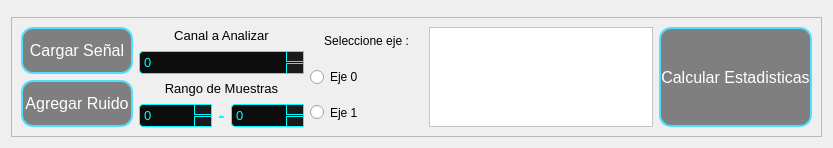
         <widget class="QWidget" name="vent_senales">
          <layout class="QGridLayout" name="gridLayout_2" rowstretch="4,1">
           <item row="0" column="0">
            <widget class="QFrame" name="frame">
             <property name="sizePolicy">
              <sizepolicy hsizetype="Expanding" vsizetype="Expanding">
               <horstretch>0</horstretch>
               <verstretch>0</verstretch>
              </sizepolicy>
             </property>
             <property name="styleSheet">
              <string notr="true">QFrame {
    border: 2px solid #00FFFF; /* Color cian tipo biomédico */
    border-radius: 5px;
}</string>
             </property>
             <property name="frameShape">
              <enum>QFrame::StyledPanel</enum>
             </property>
             <property name="frameShadow">
              <enum>QFrame::Raised</enum>
             </property>
             <widget class="QWidget" name="widget_3" native="true">
              <property name="geometry">
               <rect>
                <x>11</x>
                <y>11</y>
                <width>1880</width>
                <height>761</height>
               </rect>
              </property>
              <property name="sizePolicy">
               <sizepolicy hsizetype="Expanding" vsizetype="Expanding">
                <horstretch>0</horstretch>
                <verstretch>0</verstretch>
               </sizepolicy>
              </property>
              <property name="font">
               <font>
                <family>Arial</family>
                <pointsize>10</pointsize>
               </font>
              </property>
              <property name="styleSheet">
               <string notr="true"/>
              </property>
             </widget>
            </widget>
           </item>
           <item row="1" column="0">
            <widget class="QFrame" name="frame_2">
             <property name="sizePolicy">
              <sizepolicy hsizetype="Expanding" vsizetype="Expanding">
               <horstretch>0</horstretch>
               <verstretch>0</verstretch>
              </sizepolicy>
             </property>
             <property name="maximumSize">
              <size>
               <width>15000</width>
               <height>15000</height>
              </size>
             </property>
             <property name="frameShape">
              <enum>QFrame::StyledPanel</enum>
             </property>
             <property name="frameShadow">
              <enum>QFrame::Raised</enum>
             </property>
             <layout class="QGridLayout" name="gridLayout_4">
              <item row="0" column="0">
<layout class="QHBoxLayout" name="horizontalLayout_2" stretch="1,1,1,2,1">
                <item>
                 <layout class="QVBoxLayout" name="verticalLayout_2">
                  <item>
                   <widget class="QPushButton" name="btn_cargar_senal">
                    <property name="sizePolicy">
                     <sizepolicy hsizetype="Expanding" vsizetype="Expanding">
                      <horstretch>0</horstretch>
                      <verstretch>0</verstretch>
                     </sizepolicy>
                    </property>
                    <property name="font">
                     <font>
                      <family>Arial</family>
                      <pointsize>12</pointsize>
                     </font>
                    </property>
                    <property name="cursor">
                     <cursorShape>PointingHandCursor</cursorShape>
                    </property>
                    <property name="styleSheet">
                     <string notr="true">QPushButton{
    background-color: rgba(0,0,0,120);
    color: white;
    border: 2px solid #4fdfff;
    border-radius: 12px;
    font-size: 12pt;
}
QPushButton:hover {
    background-color: rgba(0, 212, 255, 0.3);
    border: 2px solid #ffffff; 
}
QPushButton:pressed {
    background-color: #00d4ff; 
    color: black;
}</string>
                    </property>
                    <property name="text">
                     <string>Cargar Señal</string>
                    </property>
                   </widget>
                  </item>
                  <item>
                   <widget class="QPushButton" name="btn_agregar_ruido">
                    <property name="sizePolicy">
                     <sizepolicy hsizetype="Expanding" vsizetype="Expanding">
                      <horstretch>0</horstretch>
                      <verstretch>0</verstretch>
                     </sizepolicy>
                    </property>
                    <property name="font">
                     <font>
                      <family>Arial</family>
                      <pointsize>12</pointsize>
                     </font>
                    </property>
                    <property name="cursor">
                     <cursorShape>PointingHandCursor</cursorShape>
                    </property>
                    <property name="styleSheet">
                     <string notr="true">QPushButton{
    background-color: rgba(0,0,0,120);
    color: white;
    border: 2px solid #4fdfff;
    border-radius: 12px;
    font-size: 12pt;
}
QPushButton:hover {
    background-color: rgba(0, 212, 255, 0.3);
    border: 2px solid #ffffff; 
}
QPushButton:pressed {
    background-color: #00d4ff; 
    color: black;
}</string>
                    </property>
                    <property name="text">
                     <string>Agregar Ruido</string>
                    </property>
                   </widget>
                  </item>
                 </layout>
                </item>
                <item>
                 <layout class="QVBoxLayout" name="verticalLayout_3">
                  <item>
                   <widget class="QLabel" name="lbl_seleccion_canal">
                    <property name="sizePolicy">
                     <sizepolicy hsizetype="Expanding" vsizetype="Expanding">
                      <horstretch>0</horstretch>
                      <verstretch>0</verstretch>
                     </sizepolicy>
                    </property>
                    <property name="font">
                     <font>
                      <family>Arial</family>
                      <pointsize>10</pointsize>
                     </font>
                    </property>
                    <property name="text">
                     <string>&lt;html&gt;&lt;head/&gt;&lt;body&gt;&lt;p align=&quot;center&quot;&gt;Canal a Analizar&lt;/p&gt;&lt;/body&gt;&lt;/html&gt;</string>
                    </property>
                   </widget>
                  </item>
                  <item>
                   <widget class="QSpinBox" name="spin_canal">
                    <property name="sizePolicy">
                     <sizepolicy hsizetype="Expanding" vsizetype="Expanding">
                      <horstretch>0</horstretch>
                      <verstretch>0</verstretch>
                     </sizepolicy>
                    </property>
                    <property name="font">
                     <font>
                      <family>Arial</family>
                      <pointsize>10</pointsize>
                     </font>
                    </property>
                    <property name="styleSheet">
                     <string notr="true">QSpinBox {
    background-color: #0d0d0d;
    border: 1px solid #00FFFF;
    color: #00FFFF;
    border-radius: 4px;
    padding: 2px;
    selection-background-color: #00FFFF;
    selection-color: #000000;
}
QSpinBox::up-button {
    background-color: #1a1a1a;
    border: 1px solid #00FFFF;
    subcontrol-origin: border;
    subcontrol-position: top right;
    width: 16px;
}
QSpinBox::down-button {
    background-color: #1a1a1a;
    border: 1px solid #00FFFF;
    subcontrol-origin: border;
    subcontrol-position: bottom right;
    width: 16px;
}</string>
                    </property>
                    <property name="maximum">
                     <number>12</number>
                    </property>
                   </widget>
                  </item>
                  <item>
                   <widget class="QLabel" name="lbl_rango_muestras">
                    <property name="sizePolicy">
                     <sizepolicy hsizetype="Expanding" vsizetype="Expanding">
                      <horstretch>0</horstretch>
                      <verstretch>0</verstretch>
                     </sizepolicy>
                    </property>
                    <property name="font">
                     <font>
                      <family>Arial</family>
                      <pointsize>10</pointsize>
                     </font>
                    </property>
                    <property name="text">
                     <string>&lt;html&gt;&lt;head/&gt;&lt;body&gt;&lt;p align=&quot;center&quot;&gt;Rango de Muestras&lt;/p&gt;&lt;/body&gt;&lt;/html&gt;</string>
                    </property>
                   </widget>
                  </item>
                  <item>
                   <layout class="QHBoxLayout" name="horizontalLayout_rango_muestras">
                    <item>
                     <widget class="QSpinBox" name="spin_muestra_inicio">
                      <property name="sizePolicy">
                       <sizepolicy hsizetype="Expanding" vsizetype="Expanding">
                        <horstretch>0</horstretch>
                        <verstretch>0</verstretch>
                       </sizepolicy>
                      </property>
                      <property name="font">
                       <font>
                        <family>Arial</family>
                        <pointsize>10</pointsize>
                       </font>
                      </property>
                      <property name="styleSheet">
                       <string notr="true">QSpinBox {
    background-color: #0d0d0d;
    border: 1px solid #00FFFF;
    color: #00FFFF;
    border-radius: 4px;
    padding: 2px;
    selection-background-color: #00FFFF;
    selection-color: #000000;
}
QSpinBox::up-button {
    background-color: #1a1a1a;
    border: 1px solid #00FFFF;
    subcontrol-origin: border;
    subcontrol-position: top right;
    width: 16px;
}
QSpinBox::down-button {
    background-color: #1a1a1a;
    border: 1px solid #00FFFF;
    subcontrol-origin: border;
    subcontrol-position: bottom right;
    width: 16px;
}</string>
                      </property>
                      <property name="maximum">
                       <number>9999999</number>
                      </property>
                     </widget>
                    </item>
                    <item>
                     <widget class="QLabel" name="lbl_separador_rango">
                      <property name="font">
                       <font>
                        <family>Arial</family>
                        <pointsize>14</pointsize>
                        <weight>75</weight>
                        <bold>true</bold>
                       </font>
                      </property>
                      <property name="styleSheet">
                       <string notr="true">color: #00FFFF; background-color: transparent;</string>
                      </property>
                      <property name="text">
                       <string>-</string>
                      </property>
                      <property name="alignment">
                       <set>Qt::AlignCenter</set>
                      </property>
                     </widget>
                    </item>
                    <item>
                     <widget class="QSpinBox" name="spin_muestra_fin">
                      <property name="sizePolicy">
                       <sizepolicy hsizetype="Expanding" vsizetype="Expanding">
                        <horstretch>0</horstretch>
                        <verstretch>0</verstretch>
                       </sizepolicy>
                      </property>
                      <property name="font">
                       <font>
                        <family>Arial</family>
                        <pointsize>10</pointsize>
                       </font>
                      </property>
                      <property name="styleSheet">
                       <string notr="true">QSpinBox {
    background-color: #0d0d0d;
    border: 1px solid #00FFFF;
    color: #00FFFF;
    border-radius: 4px;
    padding: 2px;
    selection-background-color: #00FFFF;
    selection-color: #000000;
}
QSpinBox::up-button {
    background-color: #1a1a1a;
    border: 1px solid #00FFFF;
    subcontrol-origin: border;
    subcontrol-position: top right;
    width: 16px;
}
QSpinBox::down-button {
    background-color: #1a1a1a;
    border: 1px solid #00FFFF;
    subcontrol-origin: border;
    subcontrol-position: bottom right;
    width: 16px;
}</string>
                      </property>
                      <property name="maximum">
                       <number>9999999</number>
                      </property>
                     </widget>
                    </item>
                   </layout>
                  </item>
                 </layout>
                </item>
                <item>
                 <layout class="QVBoxLayout" name="verticalLayout_6">
                  <item>
                   <widget class="QLabel" name="titulo_4">
                    <property name="sizePolicy">
                     <sizepolicy hsizetype="Expanding" vsizetype="Expanding">
                      <horstretch>0</horstretch>
                      <verstretch>0</verstretch>
                     </sizepolicy>
                    </property>
                    <property name="font">
                     <font>
                      <family>Arial</family>
                      <pointsize>9</pointsize>
                     </font>
                    </property>
                    <property name="text">
                     <string>&lt;html&gt;&lt;head/&gt;&lt;body&gt;&lt;p align=&quot;center&quot;&gt;Seleccione eje :&lt;/p&gt;&lt;/body&gt;&lt;/html&gt;</string>
                    </property>
                    <property name="alignment">
                     <set>Qt::AlignCenter</set>
                    </property>
                    <property name="wordWrap">
                     <bool>true</bool>
                    </property>
                   </widget>
                  </item>
                  <item>
                   <widget class="QRadioButton" name="eje_0">
                    <property name="sizePolicy">
                     <sizepolicy hsizetype="Expanding" vsizetype="Expanding">
                      <horstretch>0</horstretch>
                      <verstretch>0</verstretch>
                     </sizepolicy>
                    </property>
                    <property name="font">
                     <font>
                      <family>Arial</family>
                      <pointsize>9</pointsize>
                     </font>
                    </property>
                    <property name="text">
                     <string>Eje 0</string>
                    </property>
                   </widget>
                  </item>
                  <item>
                   <widget class="QRadioButton" name="eje_1">
                    <property name="sizePolicy">
                     <sizepolicy hsizetype="Expanding" vsizetype="Expanding">
                      <horstretch>0</horstretch>
                      <verstretch>0</verstretch>
                     </sizepolicy>
                    </property>
                    <property name="font">
                     <font>
                      <family>Arial</family>
                      <pointsize>9</pointsize>
                     </font>
                    </property>
                    <property name="text">
                     <string>Eje 1</string>
                    </property>
                   </widget>
                  </item>
                 </layout>
                </item>
                <item>
                 <widget class="QTextEdit" name="result_estadis">
                  <property name="sizePolicy">
                   <sizepolicy hsizetype="Expanding" vsizetype="Expanding">
                    <horstretch>0</horstretch>
                    <verstretch>0</verstretch>
                   </sizepolicy>
                  </property>
                  <property name="maximumSize">
                   <size>
                    <width>300</width>
                    <height>100</height>
                   </size>
                  </property>
                  <property name="font">
                   <font>
                    <family>Arial</family>
                    <pointsize>10</pointsize>
                   </font>
                  </property>
                  <property name="styleSheet">
                   <string notr="true">background-color: rgb(255, 255, 255);</string>
                  </property>
                  <property name="readOnly">
                   <bool>true</bool>
                  </property>
                 </widget>
                </item>
                <item>
                 <widget class="QPushButton" name="btn_calc_estadis">
                  <property name="sizePolicy">
                   <sizepolicy hsizetype="Expanding" vsizetype="Fixed">
                    <horstretch>0</horstretch>
                    <verstretch>0</verstretch>
                   </sizepolicy>
                  </property>
                  <property name="maximumSize">
                   <size>
                    <width>300</width>
                    <height>300</height>
                   </size>
                  </property>
                  <property name="font">
                   <font>
                    <family>Arial</family>
                    <pointsize>12</pointsize>
                   </font>
                  </property>
                  <property name="cursor">
                   <cursorShape>PointingHandCursor</cursorShape>
                  </property>
                  <property name="styleSheet">
                   <string notr="true">QPushButton{
    background-color: rgba(0,0,0,120);
    color: white;
    border: 2px solid #4fdfff;
    border-radius: 12px;
    font-size: 12pt;
}
QPushButton:hover {
    background-color: rgba(0, 212, 255, 0.3);
    border: 2px solid #ffffff; 
}
QPushButton:pressed {
    background-color: #00d4ff; 
    color: black;
}</string>
                  </property>
                  <property name="text">
                   <string>Calcular Estadisticas</string>
                  </property>
                 </widget>
                </item>
               </layout>
              </item>
             </layout>
            </widget>
           </item>
          </layout>
         </widget>
